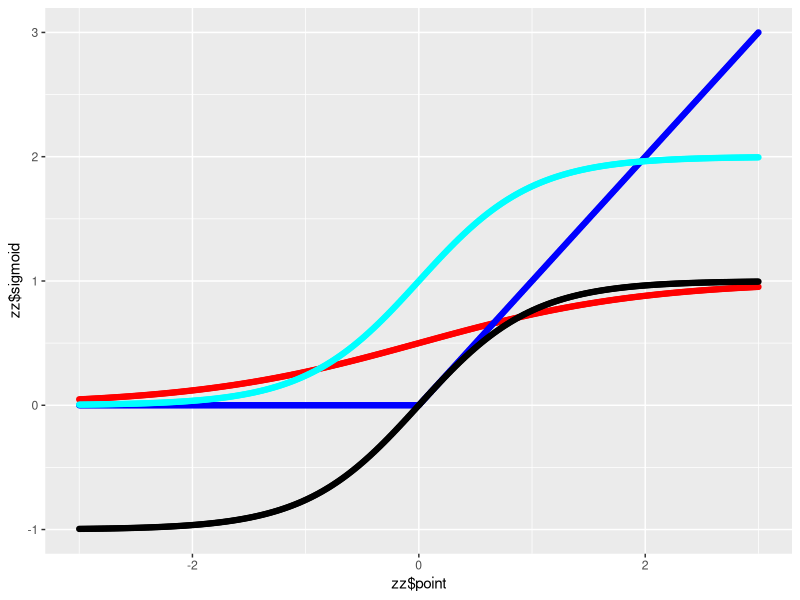
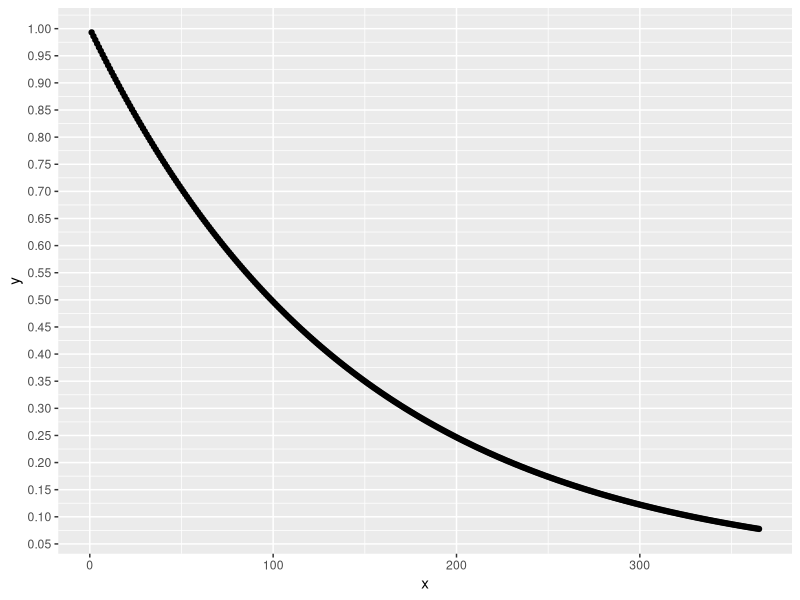

Source code (R) for these figures, in order:
library("ggplot2")

x <- seq(-3, 3, length.out = 501)

sigmoid <- function(x){
  y = exp(-x)
  return(data.frame(sigmoid=1/(1+y), point=x))
}

zz <- sigmoid(x)
relu <- function(x){
  y = c(length(x))
  y[x<0]=0
  y[x>=0]=x[x>=0]
  return(data.frame(relu=y, point=x))
}

zz <- merge(zz,relu(x), by="point")

#sigmoid plot
a <- ggplot(zz)+geom_point(aes(y=zz$sigmoid, x=zz$point), color="red")

#relu plot
a <- a+geom_point(aes(y=zz$relu, x=zz$point), color="blue")

tanh <- function(x){
  y = (exp(2*x)-1)/(exp(2*x)+1)
  return(data.frame(tanh=y, point=x))
}

zz <- merge(zz,tanh(x), by="point")

#tanh plot
a <- a+ geom_point(aes(y=zz$tanh, x=zz$point), color="black")

sigmoid2 <- function(x){
  y = 1/(1+exp(-2*x))
  return(data.frame(sigmoid2=2*y, point=x))
}

zz <- merge(zz,sigmoid2(x), by="point")

#sigmoid2 plot
a <- a+ geom_point(aes(y=zz$sigmoid2, x=zz$point), color="cyan")
a

#exponential decay plot
dates <- c(1:365)
decay <- -.007
decayed_value <- exp(dates*decay)
data_frame = data.frame(x=dates, y=decayed_value)
ggplot(data_frame, aes(x=x, y=y))+scale_y_continuous(breaks = seq(0,1, by=0.05))+geom_point()
